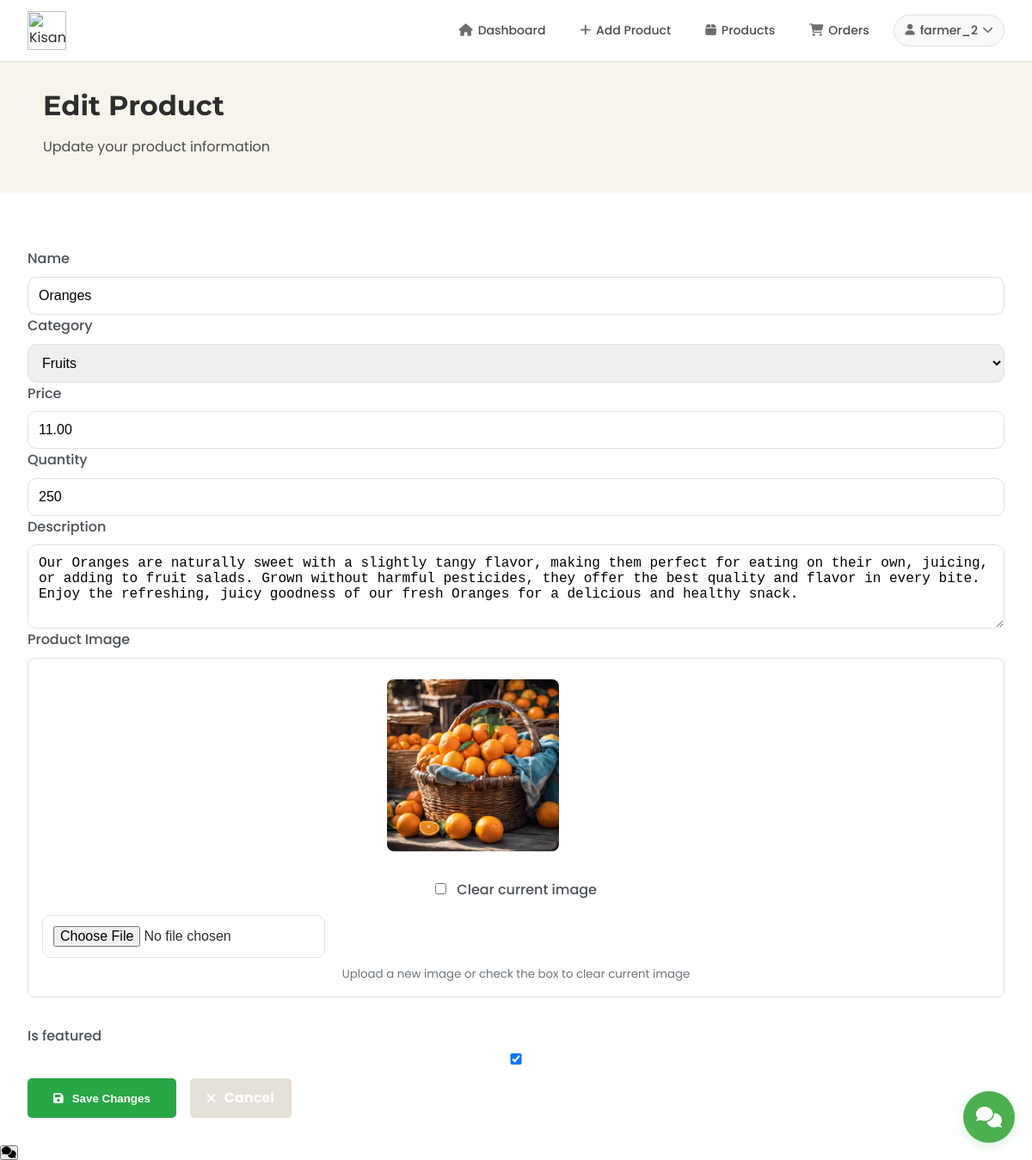
The page /product_app/edit_product/45/ (signed in) on the database its author committed.
### product_app/models.py (models this page shows, shortened)
class Product(models.Model):
    CATEGORY_CHOICES = [
        ('vegetables', 'Vegetables'),
        ('fruits', 'Fruits'),
        ('grains', 'Grains'),
        ('dairy', 'Dairy'),
        ('tools', 'Tools & Equipment'),
        ('seeds', 'Seeds & Saplings'),
        ('pesticides', 'Pesticides & Fertilizers'),
        ('organic', 'Organic Products'),
        ('livestock', 'Livestock & Feed'),
        ('other', 'Other')
    ]
    name = models.CharField(max_length=200)
    category = models.CharField(max_length=100, choices=CATEGORY_CHOICES, default='other')
    price = models.DecimalField(max_digits=10, decimal_places=2)
    quantity = models.IntegerField()
    description = models.TextField()
    image = models.ImageField(
        upload_to='products/',
        null=True,
        blank=True
    )
    farmer = models.ForeignKey(User, on_delete=models.CASCADE)
    created_at = models.DateTimeField(auto_now_add=True)
    updated_at = models.DateTimeField(auto_now=True)
    is_featured = models.BooleanField(default=False)
    is_deleted = models.BooleanField(default=False)

### product_app/views.py (the view)
# urls.py: path('edit_product/<int:product_id>/', edit_product, name='edit_product'),
@login_required
def edit_product(request, product_id):
    product = get_object_or_404(Product, id=product_id, farmer=request.user)
    if request.method == 'POST':
        form = ProductForm(request.POST, request.FILES, instance=product)
        if form.is_valid():
            if request.POST.get('clear_image'):
                if product.image:
                    try:
                        old_image_path = product.image.path
                        product.image = None
                        if os.path.exists(old_image_path):
                            os.remove(old_image_path)
                    except Exception as e:
                        print(f"Error removing image file: {e}")
            form.save()
            messages.success(request, 'Product updated successfully!')
            return redirect('my_products')
    else:
        form = ProductForm(instance=product)
    return render(request, 'edit_product_page.html', {
        'form': form,
        'product': product
    })

### customer_app/context_processors.py (called while the page is built, shortened)
def wishlist_and_cart_counts(request):
    if request.user.is_authenticated:
        cart_items = CartItem.objects.filter(user=request.user).select_related('product')
        wishlist_items = Wishlist.objects.filter(user=request.user)
        return {
            'cart_items_count': cart_items.count(),
            'cart_total': sum(item.total_price for item in cart_items),
            'wishlist_count': wishlist_items.count(),
            'wishlist_product_ids': set(item.product_id for item in wishlist_items)
        }

def wishlist_status(request):
    if request.user.is_authenticated:
        wishlist_items = Wishlist.objects.filter(user=request.user).select_related('product')
        return {
            'wishlist_product_ids': set(item.product.id for item in wishlist_items),
            'wishlist_products': [item.product for item in wishlist_items]
        }
    return {
        'wishlist_product_ids': set(),
        'wishlist_products': []
    }

def product_categories(request):
    CATEGORY_ICONS = {
        'vegetables': 'fa-carrot',
        'fruits': 'fa-apple-alt',
        'grains': 'fa-wheat',
        'dairy': 'fa-cheese',
        'tools': 'fa-tools',
        'seeds': 'fa-seedling',
        'pesticides': 'fa-spray-can',
        'organic': 'fa-leaf',
        'livestock': 'fa-cow',
        'other': 'fa-box'
    }
    return {
        'PRODUCT_CATEGORIES': Product.CATEGORY_CHOICES,
        'CATEGORY_ICONS': CATEGORY_ICONS
    }

### product_app/templates/edit_product_page.html (shortened to what this page needs)
{% load static %}
{% block extra_css %}
    <link rel="stylesheet" type="text/css" href="{% static 'css/farmerdesign.css' %}">
    <link rel="stylesheet" type="text/css" href="{% static 'css/my_product.css' %}">
    <link rel="stylesheet" href="https://cdnjs.cloudflare.com/ajax/libs/font-awesome/6.0.0/css/all.min.css">
    <link rel="stylesheet" href="{% static 'css/chat_widget.css' %}">
{% endblock %}
{% block content %}
    <header class="header">
        <div class="logo">
            <img src="{% static 'images/kisan_vishwa_logo.png' %}" alt="Kisan Vishwa Logo">
        </div>
        {% include 'NavBar/FarmerNavBar.html' %}
    </header>
    <section class="hero">
        <div class="hero-content">
            <h1>Edit Product</h1>
            <p>Update your product information</p>
        </div>
    </section>
    <main class="main-content">
        <section class="add-product-section">
            <div class="form-container">
                <form method="POST" enctype="multipart/form-data" class="product-form">
                    {% for field in form %}
                        {% if field.name == 'image' %}
                            <div class="form-group">
                                <label for="{{ field.id_for_label }}" class="form-label">Product Image</label>
                                <div class="image-container">
                                    <div class="current-image">
                                        {% if product.image %}
                                            <img src="{{ product.image.url }}" alt="Current product image" class="preview-image">
                                            <div class="image-actions">
                                                <div class="clear-image-checkbox">
                                                    <input type="checkbox" name="clear_image" id="clear_image" class="form-check-input">
                                                    <label for="clear_image" class="form-check-label">Clear current image</label>
                                                </div>
                                            </div>
                                        {% else %}
                                            <img src="{% static 'images/default_product.jpg' %}" alt="Default image" class="preview-image">
                                        {% endif %}
                                    </div>
                                    {{ field }}
                                    <small class="help-text">Upload a new image or check the box to clear current image</small>
                                </div>
                            </div>
                        {% else %}
                            <div class="form-group">
                                <label for="{{ field.id_for_label }}">{{ field.label }}</label>
                                {{ field }}
                            </div>
                        {% endif %}
                    {% endfor %}
                    <div class="form-actions">
                        <button type="submit" class="btn btn-primary">
                            <i class="fas fa-save"></i> Save Changes
                        </button>
                        <a href="{% url 'my_products' %}" class="btn btn-secondary">
                            <i class="fas fa-times"></i> Cancel
                        </a>
                    </div>
                </form>
            </div>
        </section>
    </main>
    <div id="chat-widget-container">
        {% include 'chatbot_app/chat_widget.html' %}
    </div>
    <div class="chat-widget">
        <button class="chat-toggle"
            {% if request.user.is_authenticated %}
                hx-get="{% url 'chatbot_app:toggle_chat' %}"
                hx-target="#chat-container"
                hx-swap="innerHTML"
            {% else %}
                onclick="window.location.href='/login/?next={{ request.path }}'"
            {% endif %}>
            <i class="fas fa-comments"></i>
        </button>
    </div>
{% endblock %}

### templates/NavBar/FarmerNavBar.html (shortened to what this page needs)
{% load static %}
{% if user.is_authenticated and user.farmerprofile %}
<nav class="nav-menu">
    <ul class="nav-links">
        <li>
            <a href="{% url 'farmer_dashboard' %}" class="nav-link {% if request.resolver_match.url_name == 'farmer_dashboard' %}active{% endif %}">
                <i class="fas fa-home"></i>
                <span>Dashboard</span>
            </a>
        </li>
        <li>
            <a href="{% url 'add_product' %}" class="nav-link {% if request.resolver_match.url_name == 'add_product' %}active{% endif %}">
                <i class="fas fa-plus"></i>
                <span>Add Product</span>
            </a>
        </li>
        <li>
            <a href="{% url 'my_products' %}" class="nav-link {% if request.resolver_match.url_name == 'my_products' %}active{% endif %}">
                <i class="fas fa-box"></i>
                <span>Products</span>
            </a>
        </li>
        <li>
            <a href="#" class="nav-link">
                <i class="fas fa-shopping-cart"></i>
                <span>Orders</span>
            </a>
        </li>
        <li class="profile-menu">
            <a href="#" class="nav-link profile-toggle">
                <i class="fas fa-user"></i>
                <span>{{ user.username|truncatechars:12 }}</span>
                <i class="fas fa-chevron-down"></i>
            </a>
        </li>
    </ul>
</nav>
{% endif %}

### static/css/farmerdesign.css (style rules this page uses)
* { margin: 0; padding: 0; box-sizing: border-box; }
.header { background-color: var(--white); padding: 0.8rem 2rem; display: flex; justify-content: space-between; align-items: center; border-bottom: 1px solid #E5E0D8; box-shadow: none; position: sticky; top: 0; z-index: 1000; }
.logo img { height: 45px; width: auto; transition: transform 0.2s ease; }
.nav-menu { display: flex; align-items: center; height: 45px; }
.nav-links { display: flex; list-style: none; gap: 1rem; margin: 0; padding: 0; align-items: center; }
.nav-link { color: var(--text-gray); text-decoration: none; font-family: 'Poppins', sans-serif; font-size: 0.875rem; font-weight: 500; padding: 0.5rem 0.75rem; border-radius: 4px; transition: all 0.2s ease; display: flex; align-items: center; gap: 6px; }
.nav-link i { font-size: 0.9rem; opacity: 0.8; }
.profile-menu { position: relative; }
.profile-menu .nav-link { display: flex; align-items: center; gap: 6px; background-color: var(--light-gray); padding: 0.4rem 0.8rem; border-radius: 25px; border: 1px solid var(--border-color); }
.profile-menu .nav-link i { font-size: 0.8rem; transition: transform 0.2s ease; }
.main-content { max-width: 1600px; margin: 2rem auto; padding: 0 2rem; }
.hero { position: relative; padding: 25px 50px; background-color: #F7F5EB; color: var(--text-primary); display: flex; justify-content: space-between; align-items: center; margin-bottom: 2rem; overflow: hidden; }
.hero-content { max-width: 600px; z-index: 2; }
.hero h1 { font-family: 'Montserrat', sans-serif; font-size: 2rem; font-weight: 700; margin-bottom: 10px; color: var(--text-primary); }
.hero p { font-size: 1rem; font-weight: 400; margin-bottom: 1rem; color: var(--text-gray); }
.btn { padding: 10px 20px; border: none; border-radius: 5px; color: white; font-weight: bold; text-decoration: none; transition: all 0.3s ease; display: flex; align-items: center; gap: 10px; }
.btn-primary { background-color: var(--forest-green); padding: 15px 30px; }
.btn-secondary { background-color: var(--dark-beige); }
.header { background-color: var(--white); padding: 0.8rem 2rem; box-shadow: 0 1px 4px rgba(0, 0, 0, 0.03); }
.nav-links { gap: 1rem; }
.nav-link { font-size: 0.875rem; padding: 0.5rem 0.75rem; border-radius: 4px; display: flex; align-items: center; gap: 6px; color: var(--text-gray); }
.profile-menu .nav-link { background-color: var(--light-gray); border: 1px solid var(--border-color); padding: 0.4rem 0.8rem; }

### static/css/my_product.css (style rules this page uses)
.main-content { max-width: 1400px; margin: 0 auto; padding: 2rem; }
.form-group { display: flex; flex-direction: column; gap: 0.5rem; }
.form-group label { font-weight: 500; color: var(--gray-700); }
.form-group input, .form-group textarea, .form-group select { padding: 0.75rem; border: 1px solid var(--gray-300); border-radius: var(--border-radius); font-size: 1rem; }
.preview-image { max-width: 200px; margin-top: 0.5rem; }
.form-actions { display: flex; gap: 1rem; margin-top: 1rem; }
.image-container { position: relative; margin-bottom: 1rem; }
.current-image { position: relative; width: 100%; max-width: 300px; margin-bottom: 1rem; }
.preview-image { width: 100%; height: auto; border-radius: 5px; object-fit: cover; }
.image-container { position: relative; margin-bottom: 2rem; border: 1px solid var(--border-color); padding: 1rem; border-radius: 8px; background-color: var(--white); }
.current-image { position: relative; width: 100%; max-width: 300px; margin: 0 auto 1rem; }
.preview-image { width: 100%; height: auto; border-radius: 8px; object-fit: cover; }
.image-actions { display: flex; justify-content: center; margin-top: 1rem; }
.help-text { display: block; text-align: center; color: var(--gray-600); margin-top: 0.5rem; }
.clear-image-checkbox { margin-top: 1rem; text-align: center; }
.form-check-input { margin-right: 0.5rem; }
.form-check-label { color: var(--text-secondary); cursor: pointer; }
.image-actions { display: flex; justify-content: center; align-items: center; margin-top: 1rem; }

### rows shown on the page
Product: form "Oranges" "Fruits" "11.00" "250" "Our Oranges are naturally sweet with a slightly tangy flavor, making them perfect for eating on their own, juicing, or adding to fruit salads. Grown without harmful pesticides, they offer the best quality and flavor in every bite. Enjoy the refreshing, juicy goodness of our fresh Oranges for a delicious and healthy snack." "☑", image (picture)

### other values the page prints
{{ user.username|truncatechars:12 }} "farmer_2"
{{ field.label }} "Name" "Category" "Price" "Quantity" "Description" "Is featured"
